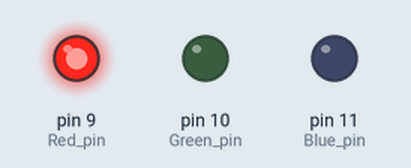
A sketch run on a simulated Arduino Uno, built with avr-gcc and run on an emulated ATmega328P. Parts: output pins drawn as LEDs (lit = HIGH).

Above: at 0.2 s.
At 0.7 s:
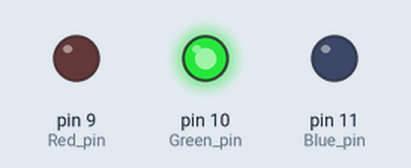
At 2.7 s:
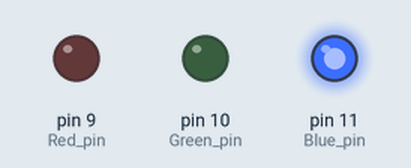
Timing chart, 0 to 3.5 s (numbered marks = the images above):
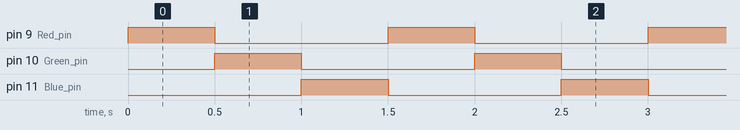

Measured:
- by itself, pin 9 (Red_pin), pin 10 (Green_pin), pin 11 (Blue_pin): alternates HIGH for 0.50 s and LOW for 1.0 s
- by itself, everything shown: repeats every 1.5 s, in 3 steps

The sketch:

2.Red_Green_Blue.ino
```cpp
const int Red_pin =  9;    //Pin Red   (require PWM)
const int Green_pin = 10;  //Pin Green (require PWM)
const int Blue_pin = 11;   //Pin Blue  (require PWM)

void setup() {

  pinMode(Red_pin,OUTPUT);
  pinMode(Green_pin,OUTPUT);
  pinMode(Blue_pin,OUTPUT);

}

void loop() {

  //Red
  analogWrite(Red_pin,255);   //Red   brightness level Max (0-255)
  analogWrite(Green_pin,0);
  analogWrite(Blue_pin,0);

  delay(500);    //wait 0.5 second

  //Green
  analogWrite(Red_pin,0);
  analogWrite(Green_pin,255); //Green brightness level Max(0-255)
  analogWrite(Blue_pin,0);

  delay(500);

  //Blue
  analogWrite(Red_pin,0);
  analogWrite(Green_pin,0);
  analogWrite(Blue_pin,255);  //Blue  brightness level Max(0-255)

  delay(500);

}
```
